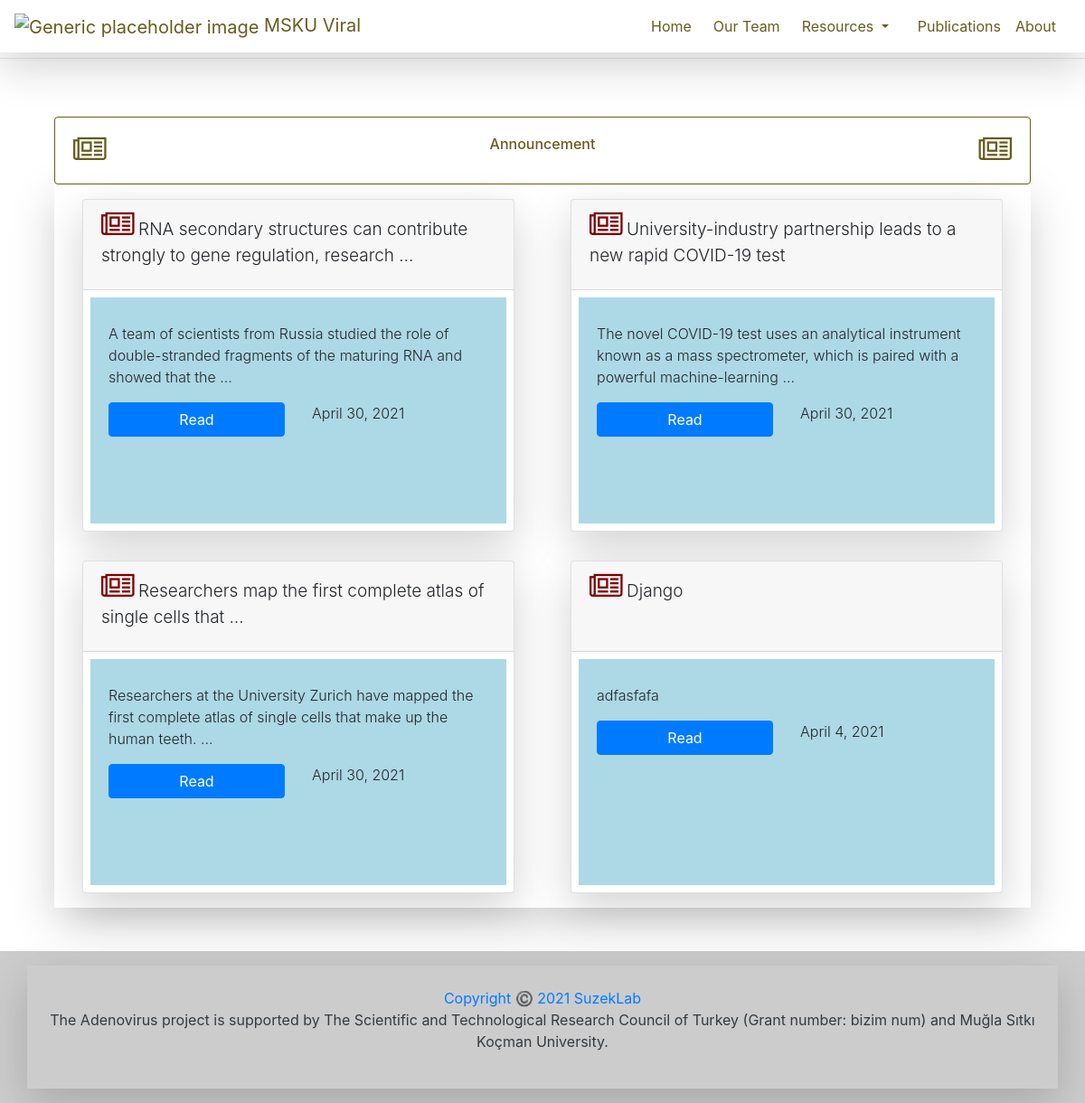
Screenshot of /announcement/ with the database file from the repository.
### virus/models.py (models this page shows)
class Announcement(models.Model):
      title=models.CharField(max_length=100)
      body=models.TextField()
      date=models.DateField()

### virus/views.py (the view)
# urls.py: path('announcement/', announcement),
def announcement(request):
    if  request.method == "POST":
        announce_id=request.POST["announce_id"]
        annonce = Announcement.objects.get(id=announce_id)
        return render(request,"announcement.html",{"annonce":annonce})
    annonces=Announcement.objects.all().order_by('-id')
    return render(request,"announcement.html",{"annonces":annonces})

### templates/announcement.html (shortened to what this page needs)
{% include "WEB_PAGE_PARTS/temp.html" %}
      <br><br><hr>
    <main role="main">
      <div class="container marketing" >
         <div class="container">
            <div class="row">
                <div class="col-sm-12 mt-5">
                    <div class="card golden_border">
                    <div class="card-body ">
                        <div class="row">
                            <div class="col-sm-4">
                                <a href="/publications" target="_blank" ><i class="fa fa-newspaper-o fa-2x golden_color" aria-hidden="true"></i><br></a>
                            </div>
                            <div class="col-sm-4">
                                <h6 class="card-text  text-center golden_color">   <a href="/publications" target="_blank" class="golden_color">Announcement</a></h6>
                            </div>
                              <div class="col-sm-4">
                                <a href="/publications" target="_blank" ><i class="fa fa-newspaper-o fa-2x golden_color float-right" aria-hidden="true"></i><br></a>
                            </div>
                    </div>
                    </div>
                </div>
            </div>
       </div>
<div class="container">
   <div class="row featurette shadow-lg">
        {% if annonces%}
        {% for i in annonces  %}
            <div class="col-md-6">
                <div class="card shadow-lg m-3 ">
                 <div class="card-header" style="height:100px">
                        <a href="#" style="color: #800000"><i class="fa fa-newspaper-o fa-2x" aria-hidden="true"></i></a>
                        <span class="lead" style="font-size:19px"> {{i.title |truncatewords:10}}</span>
                </div>
                <div class="card-body lead m-2" style="background:#add8e6;height:250px;font-size:16px">
                        <div class="mt-2">
                          <div class="row">
                              <div class="col-sm-12">
                                 <p>{{i.body  |truncatewords:20}}</p>
                              </div>
                             <div class="col-sm-6">
                             <form method="POST">
                                    <button  class="btn btn-primary btn-block">Read </button>
                            </form>
                            </div>
                            <div class="col-sm-6">
                                    <span>{{i.date}}</span>
                            </div>
                          </div>
                    </div>
                </div>
                </div>
            </div>
        {% endfor %}
        {% endif %}
  </div>
</div>
</main>
  </body>
      {% include "WEB_PAGE_PARTS/footer.html" %}
</html>

### templates/WEB_PAGE_PARTS/temp.html (shortened to what this page needs)
<!doctype html>
<html lang="en">
  <head>
   {% load static %}
 <link rel="stylesheet" href="https://stackpath.bootstrapcdn.com/bootstrap/4.3.1/css/bootstrap.min.css">
<link rel="stylesheet" href="https://cdnjs.cloudflare.com/ajax/libs/font-awesome/4.7.0/css/font-awesome.min.css">
  </head>
  <body>
    <header>
      <nav class="navbar navbar-expand-md  fixed-top bg-white float-right shadow-lg ">
        <a class="navbar-brand golden_color" href="/"><span> <img  width="40" height="40" class="featurette-image img-fluid mx-auto" src="http://www.mu.edu.tr/Icerik/Sayfa/bidb.mu.edu.tr/logo1.png" alt="Generic placeholder image">
          </span>MSKU Viral </a>
        <div class="collapse navbar-collapse" id="navbarCollapse">
          <ul class="navbar-nav ml-auto">
            <li class="nav-item active ml-2">
              <a class="nav-link" style="color: #665d1e" href="/">Home <span class="sr-only">(current)</span></a>
            </li>
            <li class="nav-item active ml-2">
              <a class="nav-link golden_color" href="/team">Our Team</a>
            </li>
             <li class="nav-item dropdown active ml-2 mr-2">
            <a class="nav-link dropdown-toggle golden_color" href="#" id="navbarDropdownMenuLink" data-toggle="dropdown" aria-haspopup="true" aria-expanded="false">
            Resources
            </a>
          </li>
            <li class="nav-item active ml-2">
              <a class="nav-link golden_color golden_color " href="/publications">Publications</a>
            </li>
            <li class="nav-item mr-2 active">
              <a class="nav-link golden_color" href="/about">About</a>
            </li>
          </ul>
        </div>
      </nav>
    </header>

### templates/WEB_PAGE_PARTS/footer.html
<footer  class="mt-4"><br>
                <div class="text-center text-dark p-3" style="background-color: rgba(0, 0, 0, 0.2);">
                <div class="container shadow-lg ">
                    <div class="row">
                    <div class="m-4">
                    <p> <a href="http://ceng.mu.edu.tr/labs/bioinfo/"> Copyright ©️ 2021 SuzekLab </a> <br/> The Adenovirus project is supported by The Scientific and Technological Research Council of Turkey (Grant number: bizim num) and Muğla Sıtkı Koçman University. </p>
                    </div>
                </div>
                </div>
      </footer>

### templates/WEB_PAGE_PARTS/temp.html (style rules this page uses)
.golden_color { color: #665d1e }

### templates/announcement.html (style rules this page uses)
.golden_color { color: #665d1e; }
.golden_border { border: 0.001em solid #665d1e; }

### rows the page displays
Announcement: title "RNA secondary structures can contribute strongly to gene regulation, research …", body "A team of scientists from Russia studied the role of double-stranded fragments of the maturing RNA and showed that the …", date "April 30, 2021"
Announcement: title "University-industry partnership leads to a new rapid COVID-19 test", body "The novel COVID-19 test uses an analytical instrument known as a mass spectrometer, which is paired with a powerful machine-learning …", date "April 30, 2021"
Announcement: title "Researchers map the first complete atlas of single cells that …", body "Researchers at the University Zurich have mapped the first complete atlas of single cells that make up the human teeth. …", date "April 30, 2021"
Announcement: title "Django", body "adfasfafa", date "April 4, 2021"
